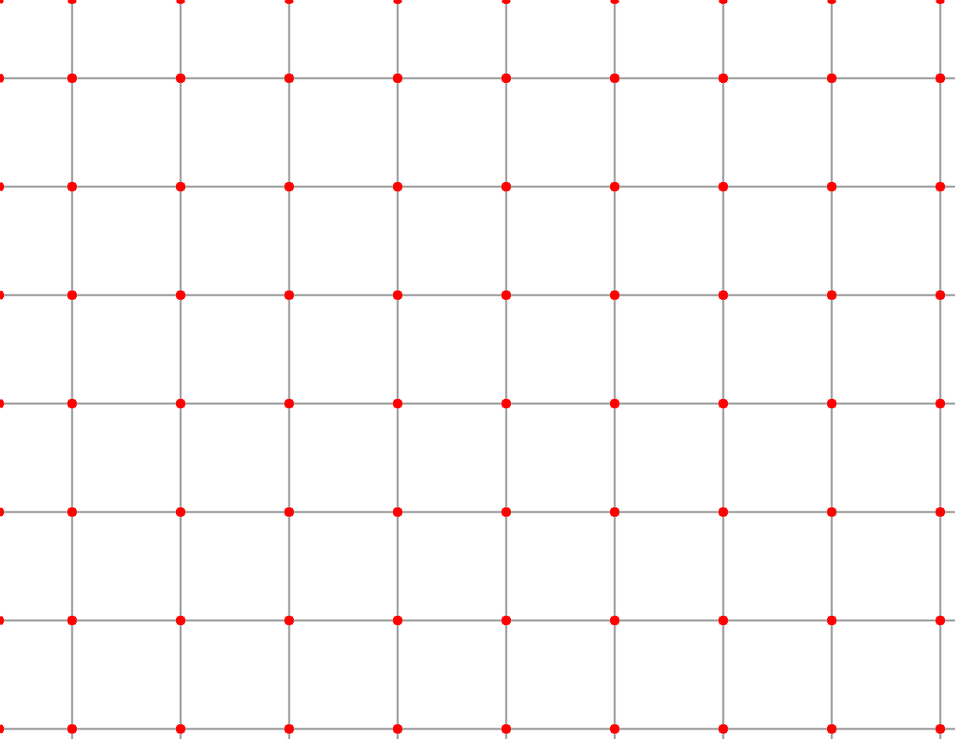
#> input picture 5 lab/harris2.png, 955 x 739 px, shrunk from 1232 x 954 before the run
$ python harris.py   (older library calls are emulated)
#> lines starting #> are read from the running program, lines starting #| are printed output that depends on the picture
from tkinter import Tk
from tkinter.filedialog import askopenfilename

import cv2
import numpy as np


def convolve(image, kernel):
    h_kernel, w_kernel = kernel.shape
    h_image, w_image = image.shape
    h_offset = h_kernel // 2
    w_offset = w_kernel // 2

    padded_image = np.zeros((h_image + h_offset * 2, w_image + w_offset * 2))
    padd_h_image = padded_image.shape[0] - h_offset
    padd_w_image = padded_image.shape[1] - w_offset
    padded_image[h_offset:padd_h_image, w_offset:padd_w_image] = image
    output = np.zeros_like(padded_image)

    for i in range(h_offset, h_image):
        for j in range(w_offset, w_image):
            output[i, j] = np.sum(kernel * padded_image[i - h_offset: i + h_offset + 1, j - w_offset: j + w_offset + 1])

    return output[h_offset:padd_h_image, w_offset:padd_w_image]


# Sobel operator kernels.
kernel_x = np.array([[-1, 0, 1], [-2, 0, 2], [-1, 0, 1]])
kernel_y = np.array([[1, 2, 1], [0, 0, 0], [-1, -2, -1]])


def grad_x(img):
    return convolve(img, kernel_x)


def grad_y(img):
    return convolve(img, kernel_y)


def harris(Ix, Iy, threshold=0.9, const=0.06, window_size=3):
    dots = []
    h, w = Ix.shape

    Ixx = Ix ** 2
    Iyy = Iy ** 2
    Ixy = Ix * Iy
    offset = window_size // 2

    for i in range(offset, h - offset):
        start_i = i - offset
        end_i = i + offset + 1
        for j in range(offset, w - offset):
            start_j = j - offset
            end_j = j + offset + 1
            ss_xx = np.sum(Ixx[start_i:end_i, start_j:end_j])
            ss_yy = np.sum(Iyy[start_i:end_i, start_j:end_j])
            ss_xy = np.sum(Ixy[start_i:end_i, start_j:end_j])

            det = ss_xx * ss_yy - ss_xy ** 2
            trace = ss_xx + ss_yy
            response = det - const * trace ** 2

            if response >= threshold:
                dots.append((j, i))
    return dots


def draw_dots(img, dots):
    for dot in dots:
        cv2.circle(img, dot, 3, (0, 0, 255), cv2.FILLED)


if __name__ == '__main__':
    Tk().withdraw()
    filename = askopenfilename()
#> the answer given: harris2.png

    img = cv2.imread(filename, cv2.IMREAD_COLOR)
#> img is the input picture: shape (739, 955, 3); mean B, G, R 249.7, 249.7, 251.6

    gray_img = cv2.cvtColor(img, cv2.COLOR_BGR2GRAY)
    gray_img = cv2.normalize(gray_img, None, alpha=0, beta=1, norm_type=cv2.NORM_MINMAX, dtype=cv2.CV_32F)
    Ix = grad_x(gray_img)
#> after the loop in convolve, `for i in range(h_offset, h_image):`:
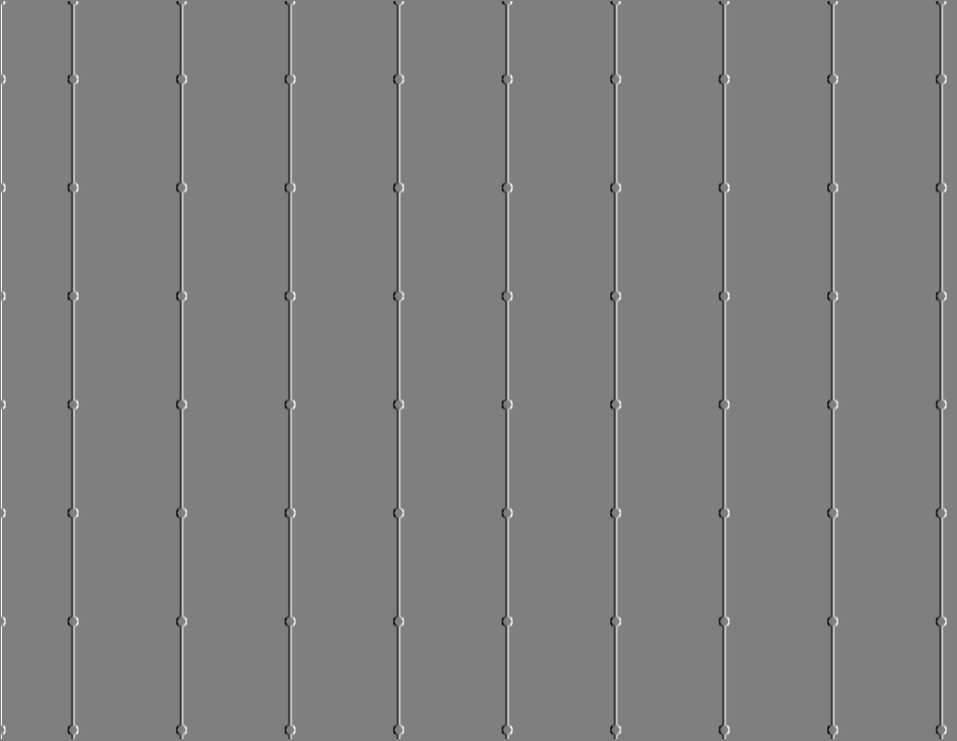
#> output: shape (741, 957) float64; min -3.99, max 4, mean 0.00441; drawn with min black and max white
    Iy = grad_y(gray_img)
#> after the loop in convolve (call 2), `for i in range(h_offset, h_image):`:
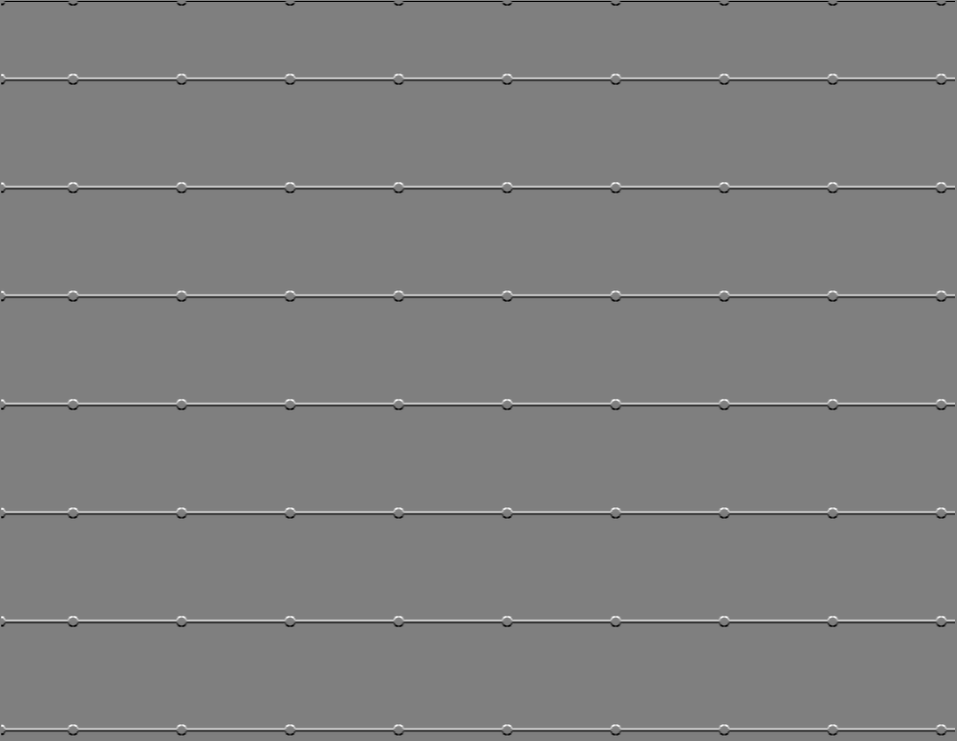
#> output: shape (741, 957) float64; min -4, max 4, mean -0.0057; drawn with min black and max white

    dots = harris(Ix, Iy, threshold=10)
#> in harris, `Ixx = Ix ** 2`:
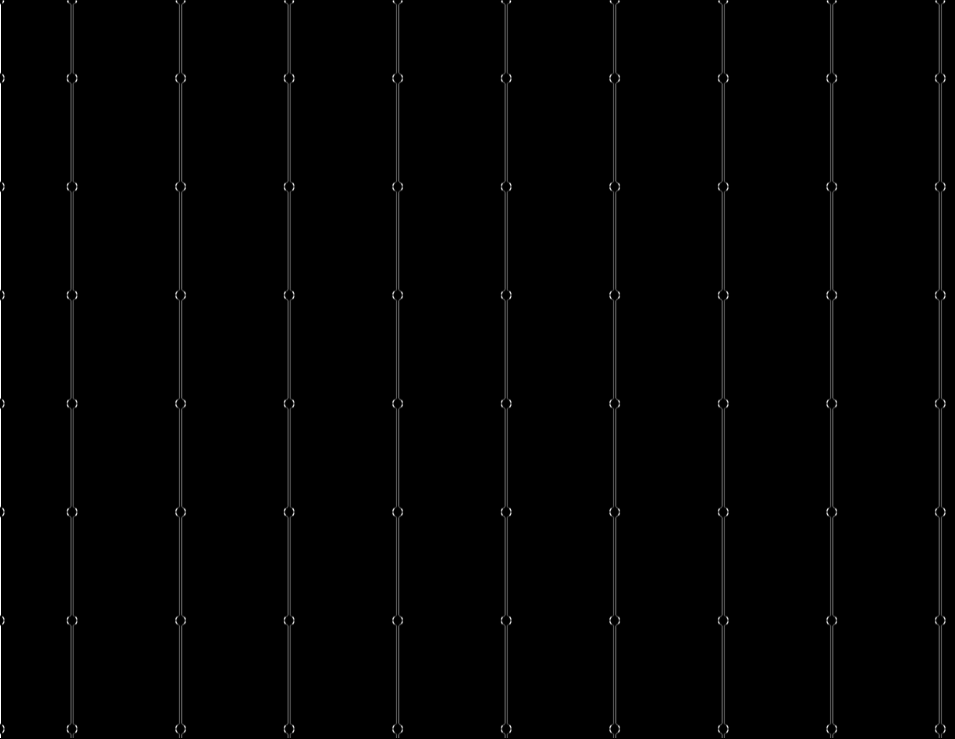
#> Ixx: shape (739, 955) float64; min 0, max 16, mean 0.157; drawn with min black and max white
#> in harris, `Iyy = Iy ** 2`:
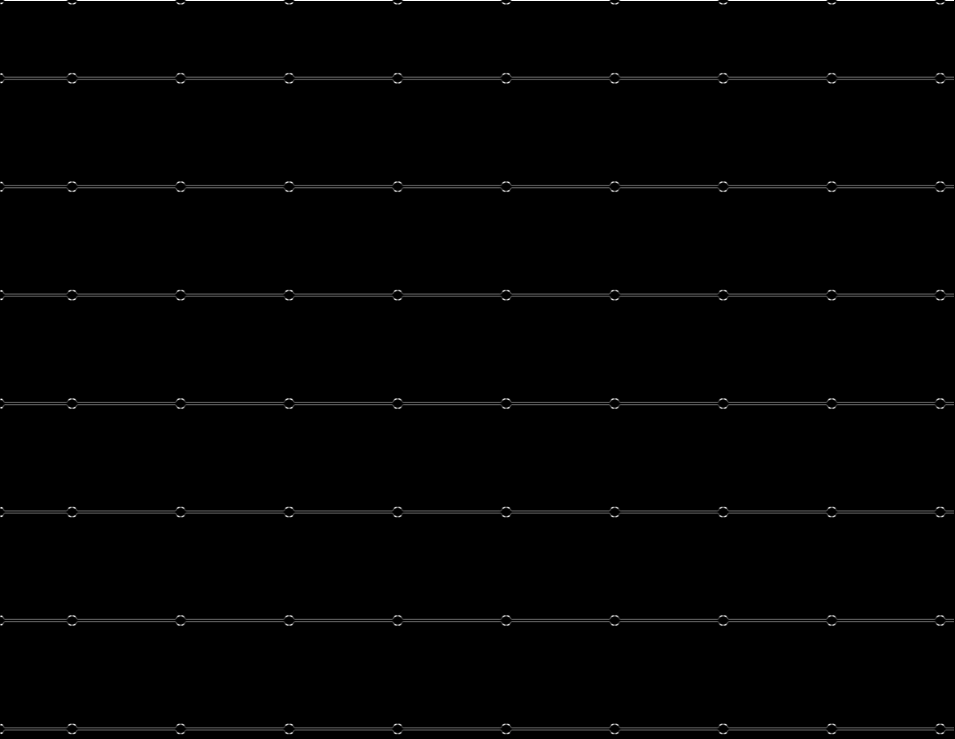
#> Iyy: shape (739, 955) float64; min 0, max 16, mean 0.163; drawn with min black and max white
#> in harris, `Ixy = Ix * Iy`:
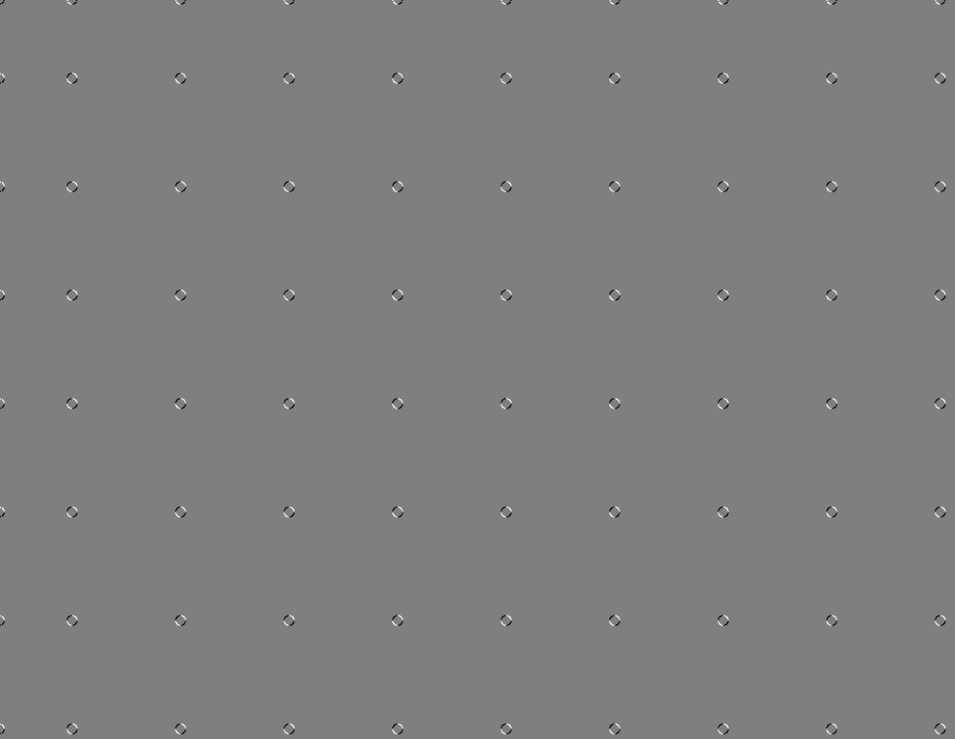
#> Ixy: shape (739, 955) float64; min -8.73, max 8.73, mean -7.55e-05; drawn with min black and max white
#> after the loop in harris, `for i in range(offset, h - offset):`: dots = 3663 pairs, first value 1 to 946, second value 1 to 735
    draw_dots(img, dots)
#> the loop in draw_dots, `for dot in dots:` made 3663 passes
#> dot on passes 1 to 3: (1, 1), (2, 1), (3, 1)
#> after the loop in draw_dots, `for dot in dots:`:
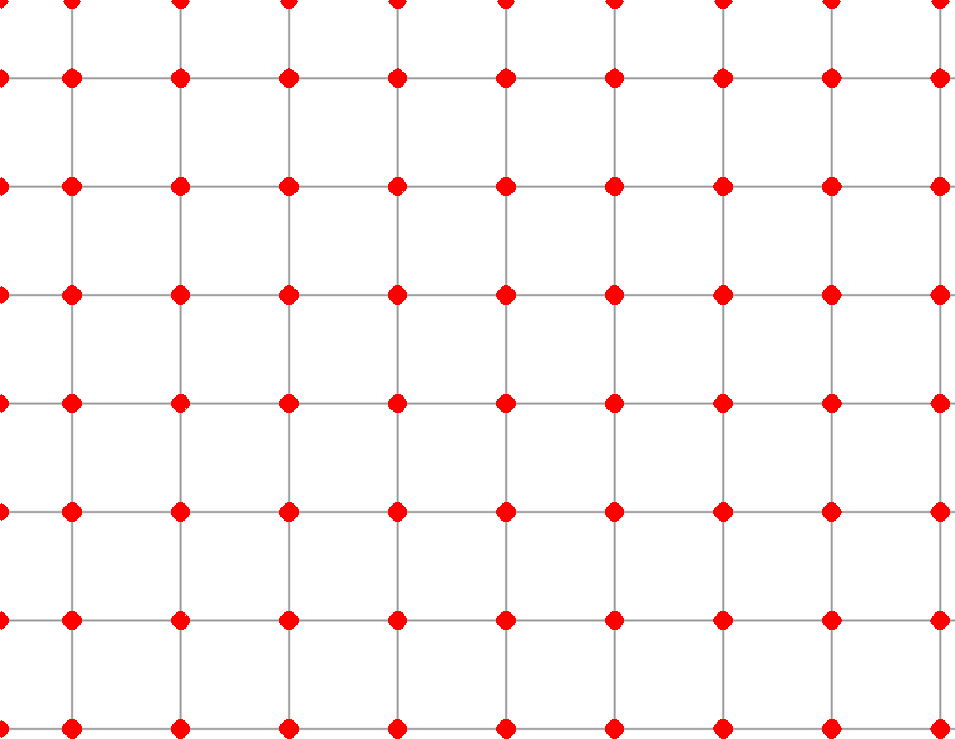
#> img: shape (739, 955, 3); mean B, G, R 244.9, 244.9, 252

    cv2.imshow('harris', img)
    cv2.imwrite('harris.png', img)
    cv2.waitKey(0)
